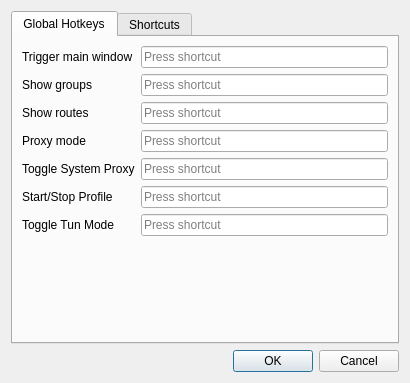
<?xml version="1.0" encoding="UTF-8"?>
<ui version="4.0">
 <class>DialogIntegration</class>
 <widget class="QDialog" name="DialogIntegration">
  <property name="geometry">
   <rect>
    <x>0</x>
    <y>0</y>
    <width>410</width>
    <height>383</height>
   </rect>
  </property>
  <property name="windowTitle">
   <string>Integration Settings</string>
  </property>
  <layout class="QVBoxLayout" name="verticalLayout">
   <item>
    <widget class="QTabWidget" name="tabWidget">
     <property name="currentIndex">
      <number>0</number>
     </property>
     <widget class="QWidget" name="tab">
      <attribute name="title">
       <string>Global Hotkeys</string>
      </attribute>
      <layout class="QFormLayout" name="formLayout">
       <item row="0" column="0">
        <widget class="QLabel" name="label">
         <property name="text">
          <string>Trigger main window</string>
         </property>
         <property name="buddy">
          <cstring>show_mainwindow</cstring>
         </property>
        </widget>
       </item>
       <item row="0" column="1">
        <widget class="QtExtKeySequenceEdit" name="show_mainwindow"/>
       </item>
       <item row="1" column="0">
        <widget class="QLabel" name="label_3">
         <property name="text">
          <string>Show groups</string>
         </property>
         <property name="buddy">
          <cstring>show_groups</cstring>
         </property>
        </widget>
       </item>
       <item row="1" column="1">
        <widget class="QtExtKeySequenceEdit" name="show_groups"/>
       </item>
       <item row="2" column="0">
        <widget class="QLabel" name="label_4">
         <property name="text">
          <string>Show routes</string>
         </property>
         <property name="buddy">
          <cstring>show_routes</cstring>
         </property>
        </widget>
       </item>
       <item row="2" column="1">
        <widget class="QtExtKeySequenceEdit" name="show_routes"/>
       </item>
       <item row="3" column="0">
        <widget class="QLabel" name="label_2">
         <property name="text">
          <string>Proxy mode</string>
         </property>
         <property name="buddy">
          <cstring>system_proxy</cstring>
         </property>
        </widget>
       </item>
       <item row="3" column="1">
        <widget class="QtExtKeySequenceEdit" name="system_proxy"/>
       </item>
       <item row="4" column="0">
        <widget class="QLabel" name="toggle_proxy_l">
         <property name="text">
          <string>Toggle System Proxy</string>
         </property>
         <property name="buddy">
          <cstring>toggle_proxy</cstring>
         </property>
        </widget>
       </item>
       <item row="4" column="1">
        <widget class="QtExtKeySequenceEdit" name="toggle_proxy"/>
       </item>
       <item row="5" column="0">
        <widget class="QLabel" name="toggle_connection_l">
         <property name="text">
          <string>Start/Stop Profile</string>
         </property>
         <property name="buddy">
          <cstring>toggle_connection</cstring>
         </property>
        </widget>
       </item>
       <item row="5" column="1">
        <widget class="QtExtKeySequenceEdit" name="toggle_connection"/>
       </item>
       <item row="6" column="0">
        <widget class="QLabel" name="toggle_tun_l">
         <property name="text">
          <string>Toggle Tun Mode</string>
         </property>
         <property name="buddy">
          <cstring>toggle_tun</cstring>
         </property>
        </widget>
       </item>
       <item row="6" column="1">
        <widget class="QtExtKeySequenceEdit" name="toggle_tun"/>
       </item>
      </layout>
     </widget>
     <widget class="QWidget" name="tab_2">
      <attribute name="title">
       <string>Shortcuts</string>
      </attribute>
      <layout class="QHBoxLayout" name="horizontalLayout">
       <item>
        <widget class="QScrollArea" name="shortcut_area">
         <property name="horizontalScrollBarPolicy">
          <enum>Qt::ScrollBarPolicy::ScrollBarAsNeeded</enum>
         </property>
         <property name="widgetResizable">
          <bool>true</bool>
         </property>
         <widget class="QWidget" name="scrollAreaWidgetContents">
          <property name="geometry">
           <rect>
            <x>0</x>
            <y>0</y>
            <width>59</width>
            <height>16</height>
           </rect>
          </property>
         </widget>
        </widget>
       </item>
      </layout>
     </widget>
    </widget>
   </item>
   <item>
    <widget class="QDialogButtonBox" name="buttonBox">
     <property name="focusPolicy">
      <enum>Qt::FocusPolicy::StrongFocus</enum>
     </property>
     <property name="standardButtons">
      <set>QDialogButtonBox::StandardButton::Cancel|QDialogButtonBox::StandardButton::Ok</set>
     </property>
    </widget>
   </item>
  </layout>
 </widget>
 <customwidgets>
  <customwidget>
   <class>QtExtKeySequenceEdit</class>
   <extends>QKeySequenceEdit</extends>
   <header>3rdparty/QtExtKeySequenceEdit.h</header>
  </customwidget>
 </customwidgets>
 <tabstops>
  <tabstop>buttonBox</tabstop>
 </tabstops>
 <resources/>
 <connections>
  <connection>
   <sender>buttonBox</sender>
   <signal>accepted()</signal>
   <receiver>DialogIntegration</receiver>
   <slot>accept()</slot>
   <hints>
    <hint type="sourcelabel">
     <x>258</x>
     <y>255</y>
    </hint>
    <hint type="destinationlabel">
     <x>199</x>
     <y>149</y>
    </hint>
   </hints>
  </connection>
  <connection>
   <sender>buttonBox</sender>
   <signal>rejected()</signal>
   <receiver>DialogIntegration</receiver>
   <slot>reject()</slot>
   <hints>
    <hint type="sourcelabel">
     <x>258</x>
     <y>255</y>
    </hint>
    <hint type="destinationlabel">
     <x>199</x>
     <y>149</y>
    </hint>
   </hints>
  </connection>
 </connections>
</ui>
